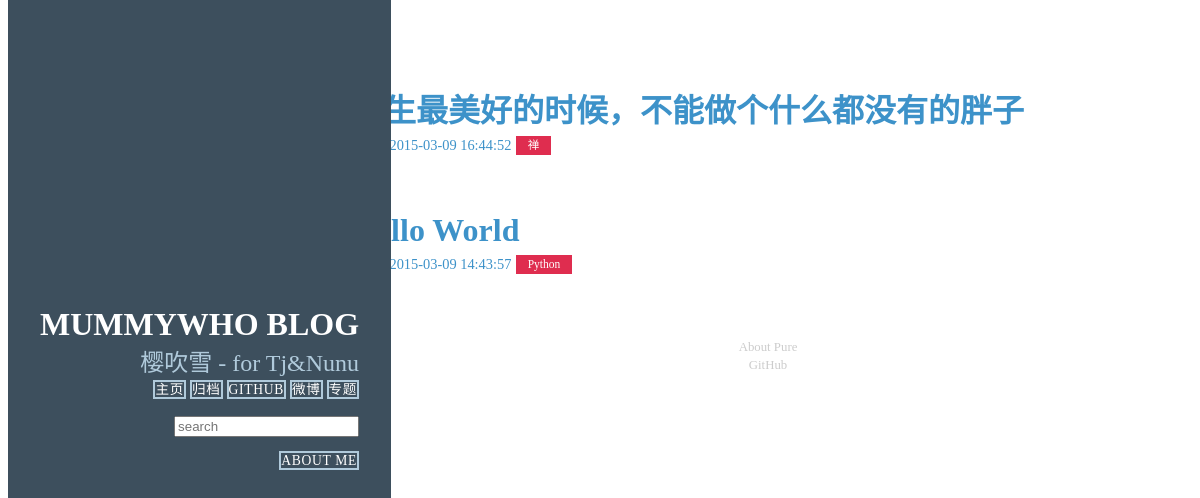
/archives/, run on an earlier commit of the app's database.
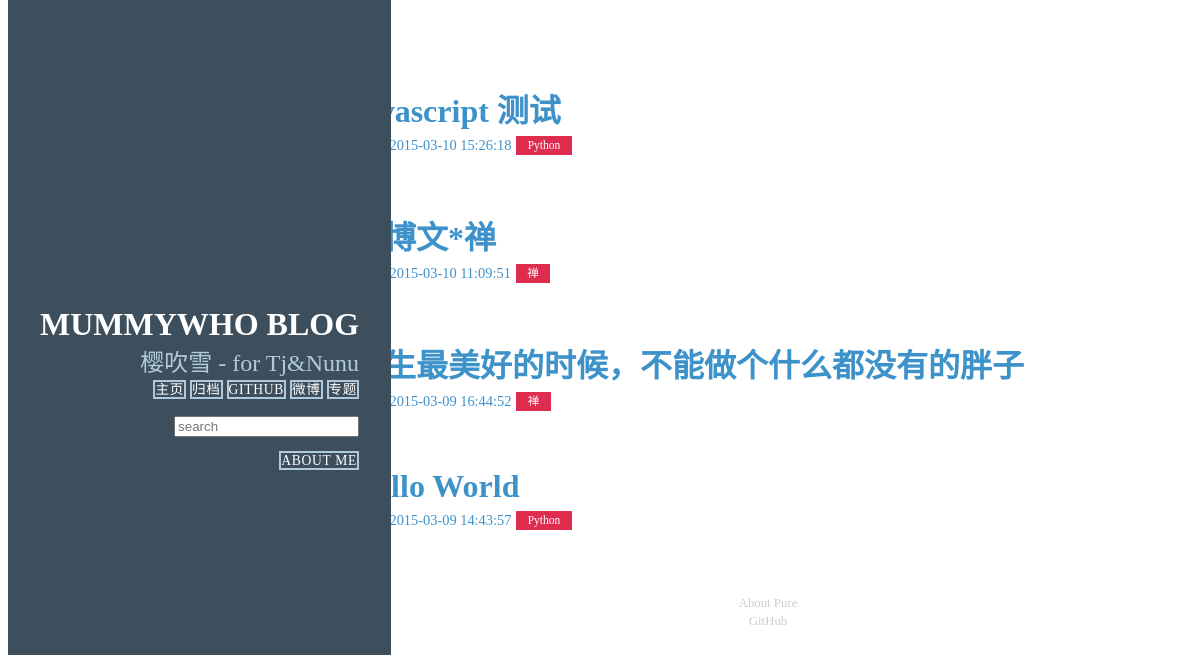
And on a later commit of the database.
### article/models.py (models this page shows, shortened)
class Article(models.Model) :
    title = models.CharField(max_length = 100)  #博客题目
    category = models.CharField(max_length = 50, blank = True)  #博客标签
    date_time = models.DateTimeField(auto_now_add = True)  #博客日期
    content = models.TextField(blank = True, null = True)  #博客文章正文
    class Meta:  #按时间下降排序
        ordering = ['-date_time']

### article/views.py (the view)
# urls.py: url(r'^archives/$', 'article.views.archives', name = 'archives'),
def archives(request) :
    try:
        post_list = Article.objects.all()
    except Article.DoesNotExist :
        raise Http404
    return render(request, 'archives.html', {'post_list' : post_list,'error' : False})

### templates/archives.html
﻿{% extends "base.html" %}
{% block content %}
<div class="posts">
    {% if error %}
        <h2 class="post-title">没有相关文章题目</a></h2>
    {% else %}
    {% for post in post_list %}
        <section class="post">
            <header class="post-header">
                <h2 class="post-title"><a href="{% url 'detail' id=post.id %}">{{ post.title }}</a></h2>
                    <p class="post-meta">
                        Time:  <a class="post-author" href="#">{{ post.date_time |date:"Y-m-d H:i:s"}}</a> <a class="post-category post-category-js" href="{% url 'search_tag' tag=post.category %}">{{ post.category }}</a>
                    </p>
            </header>
        </section>
    {% endfor %}
     {% endif %}
</div>
{% endblock %}

What changed in the data, as far as the page shows it:
added Article: title "javascript 测试", date_time "2015-03-10 15:26:18", category "Python"
added Article: title "长博文*禅", date_time "2015-03-10 11:09:51", category "禅"
